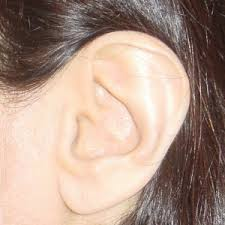
#> input picture images.jpeg, 225 x 225 px
$ jupyter execute Untitled.ipynb
#> lines starting #> are read from the running program, lines starting #| are printed output that depends on the picture; after the words box and inside, x2 and y2 are one past the last pixel; in counts of white or black regions, pixels touching at a corner belong together
[cell 1]
import cv2
import numpy as np
from matplotlib import pyplot as plt

img = cv2.imread('images.jpeg',0)
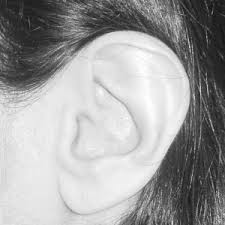
#> img: shape (225, 225); min 11, max 255, mean 159.7
ret,thresh1 = cv2.threshold(img,127,255,cv2.THRESH_BINARY)
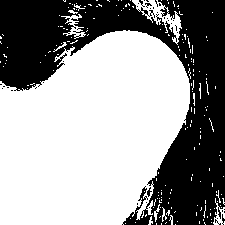
#> thresh1: shape (225, 225); 60.2% white; 38 black regions (36 under 20 px), largest, box (x1, y1, x2, y2) and area: (0, 0, 225, 225) 20022, (147, 187, 152, 197) 23
ret,thresh2 = cv2.threshold(img,127,255,cv2.THRESH_BINARY_INV)
ret,thresh3 = cv2.threshold(img,127,255,cv2.THRESH_TRUNC)
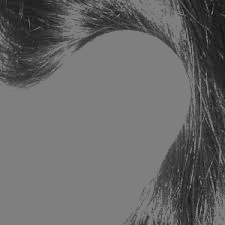
#> thresh3: shape (225, 225); min 11, max 127, mean 104.4
ret,thresh4 = cv2.threshold(img,127,255,cv2.THRESH_TOZERO)
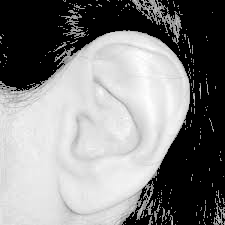
#> thresh4: shape (225, 225); min 0, max 255, mean 131.6
ret,thresh5 = cv2.threshold(img,127,255,cv2.THRESH_TOZERO_INV)
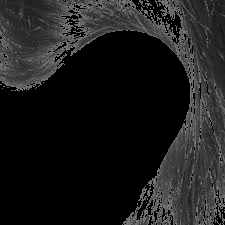
#> thresh5: shape (225, 225); min 0, max 127, mean 28

titles = ['Original Image','BINARY','BINARY_INV','TRUNC','TOZERO','TOZERO_INV']
images = [img, thresh1, thresh2, thresh3, thresh4, thresh5]

for i in range(6):
    plt.subplot(2,3,i+1),plt.imshow(images[i],'gray')
    plt.title(titles[i])
    plt.xticks([]),plt.yticks([])

plt.show()

[cell 2]
import cv2
import numpy as np
from matplotlib import pyplot as plt

img = cv2.imread('images.jpeg')
#> img is the input picture: shape (225, 225, 3); mean B, G, R 139.7, 154, 178.3

kernel = np.ones((5,5),np.float32)/25
dst = cv2.filter2D(img,-1,kernel)
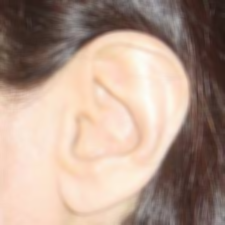
#> dst: shape (225, 225, 3); mean B, G, R 139.7, 154, 178.3

plt.subplot(121),plt.imshow(img),plt.title('Original')
plt.xticks([]), plt.yticks([])
plt.subplot(122),plt.imshow(dst),plt.title('Averaging')
plt.xticks([]), plt.yticks([])
plt.show()
#> figure, not shown here; B, G, R data is drawn as R, G, B

[cell 3]
import numpy as np
from matplotlib import pyplot as plt

img = cv2.imread('images.jpeg',0)
edges = cv2.Canny(img,100,200)
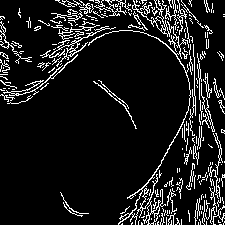
#> edges: shape (225, 225); 10.5% white in thin lines or dots

plt.subplot(121),plt.imshow(img,cmap = 'gray')
plt.title('Original Image'), plt.xticks([]), plt.yticks([])
plt.subplot(122),plt.imshow(edges,cmap = 'gray')
plt.title('Edge Image'), plt.xticks([]), plt.yticks([])

plt.show()

[cell 4]
import cv2
import numpy as np
from matplotlib import pyplot as plt

img = cv2.imread('images.jpeg',0)
plt.hist(img.ravel(),256,[0,256]); plt.show()
#> after `plt.hist(img.ravel(), 256, [0, 256])`:
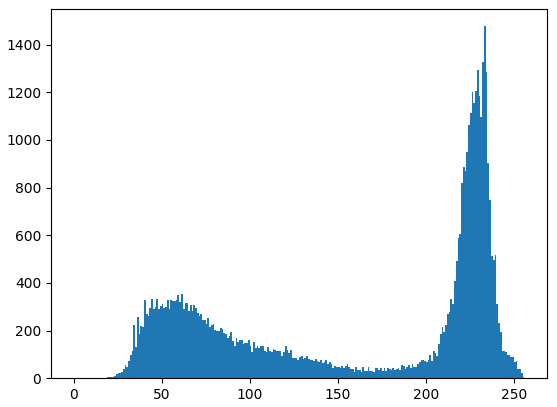
#> figure drawn by matplotlib, 1 panel; tallest bar 1477 high, from x = 233 to 234
